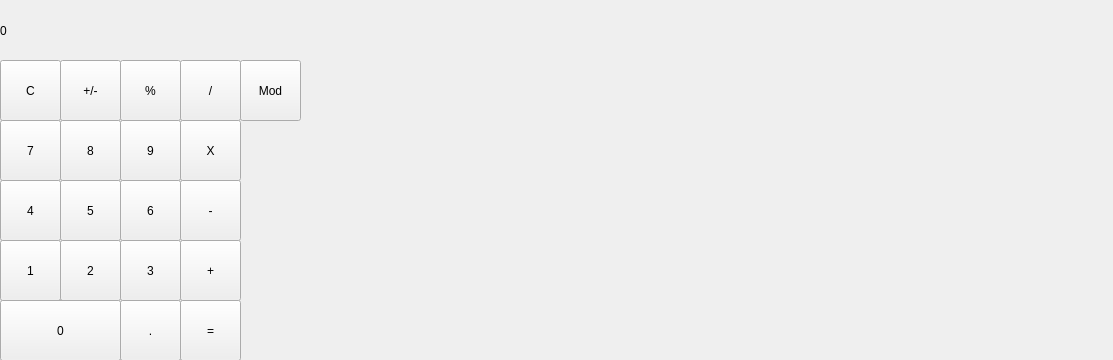
<?xml version="1.0" encoding="UTF-8"?>
<ui version="4.0">
 <class>MainWindow</class>
 <widget class="QMainWindow" name="MainWindow">
  <property name="geometry">
   <rect>
    <x>0</x>
    <y>0</y>
    <width>1113</width>
    <height>360</height>
   </rect>
  </property>
  <property name="windowTitle">
   <string>MainWindow</string>
  </property>
  <widget class="QWidget" name="centralWidget">
   <widget class="QLabel" name="label">
    <property name="geometry">
     <rect>
      <x>0</x>
      <y>0</y>
      <width>1111</width>
      <height>61</height>
     </rect>
    </property>
    <property name="text">
     <string>0</string>
    </property>
   </widget>
   <widget class="QPushButton" name="pushButton_Clear">
    <property name="geometry">
     <rect>
      <x>0</x>
      <y>60</y>
      <width>61</width>
      <height>61</height>
     </rect>
    </property>
    <property name="text">
     <string>C</string>
    </property>
   </widget>
   <widget class="QPushButton" name="pushButton_PosNeg">
    <property name="geometry">
     <rect>
      <x>60</x>
      <y>60</y>
      <width>61</width>
      <height>61</height>
     </rect>
    </property>
    <property name="text">
     <string>+/-</string>
    </property>
   </widget>
   <widget class="QPushButton" name="pushButton_Percent">
    <property name="geometry">
     <rect>
      <x>120</x>
      <y>60</y>
      <width>61</width>
      <height>61</height>
     </rect>
    </property>
    <property name="text">
     <string>%</string>
    </property>
   </widget>
   <widget class="QPushButton" name="pushButton_Divide">
    <property name="geometry">
     <rect>
      <x>180</x>
      <y>60</y>
      <width>61</width>
      <height>61</height>
     </rect>
    </property>
    <property name="text">
     <string>/</string>
    </property>
   </widget>
   <widget class="QPushButton" name="pushButton_Multiply">
    <property name="geometry">
     <rect>
      <x>180</x>
      <y>120</y>
      <width>61</width>
      <height>61</height>
     </rect>
    </property>
    <property name="text">
     <string>X</string>
    </property>
   </widget>
   <widget class="QPushButton" name="pushButton_7">
    <property name="geometry">
     <rect>
      <x>0</x>
      <y>120</y>
      <width>61</width>
      <height>61</height>
     </rect>
    </property>
    <property name="text">
     <string>7</string>
    </property>
   </widget>
   <widget class="QPushButton" name="pushButton_9">
    <property name="geometry">
     <rect>
      <x>120</x>
      <y>120</y>
      <width>61</width>
      <height>61</height>
     </rect>
    </property>
    <property name="text">
     <string>9</string>
    </property>
   </widget>
   <widget class="QPushButton" name="pushButton_8">
    <property name="geometry">
     <rect>
      <x>60</x>
      <y>120</y>
      <width>61</width>
      <height>61</height>
     </rect>
    </property>
    <property name="text">
     <string>8</string>
    </property>
   </widget>
   <widget class="QPushButton" name="pushButton_Subtract">
    <property name="geometry">
     <rect>
      <x>180</x>
      <y>180</y>
      <width>61</width>
      <height>61</height>
     </rect>
    </property>
    <property name="text">
     <string>-</string>
    </property>
   </widget>
   <widget class="QPushButton" name="pushButton_4">
    <property name="geometry">
     <rect>
      <x>0</x>
      <y>180</y>
      <width>61</width>
      <height>61</height>
     </rect>
    </property>
    <property name="text">
     <string>4</string>
    </property>
   </widget>
   <widget class="QPushButton" name="pushButton_6">
    <property name="geometry">
     <rect>
      <x>120</x>
      <y>180</y>
      <width>61</width>
      <height>61</height>
     </rect>
    </property>
    <property name="text">
     <string>6</string>
    </property>
   </widget>
   <widget class="QPushButton" name="pushButton_5">
    <property name="geometry">
     <rect>
      <x>60</x>
      <y>180</y>
      <width>61</width>
      <height>61</height>
     </rect>
    </property>
    <property name="text">
     <string>5</string>
    </property>
   </widget>
   <widget class="QPushButton" name="pushButton_Add">
    <property name="geometry">
     <rect>
      <x>180</x>
      <y>240</y>
      <width>61</width>
      <height>61</height>
     </rect>
    </property>
    <property name="text">
     <string>+</string>
    </property>
   </widget>
   <widget class="QPushButton" name="pushButton_1">
    <property name="geometry">
     <rect>
      <x>0</x>
      <y>240</y>
      <width>61</width>
      <height>61</height>
     </rect>
    </property>
    <property name="text">
     <string>1</string>
    </property>
   </widget>
   <widget class="QPushButton" name="pushButton_3">
    <property name="geometry">
     <rect>
      <x>120</x>
      <y>240</y>
      <width>61</width>
      <height>61</height>
     </rect>
    </property>
    <property name="text">
     <string>3</string>
    </property>
   </widget>
   <widget class="QPushButton" name="pushButton_2">
    <property name="geometry">
     <rect>
      <x>60</x>
      <y>240</y>
      <width>61</width>
      <height>61</height>
     </rect>
    </property>
    <property name="text">
     <string>2</string>
    </property>
   </widget>
   <widget class="QPushButton" name="pushButton_0">
    <property name="geometry">
     <rect>
      <x>0</x>
      <y>300</y>
      <width>121</width>
      <height>61</height>
     </rect>
    </property>
    <property name="text">
     <string>0</string>
    </property>
   </widget>
   <widget class="QPushButton" name="pushButton_Decimal">
    <property name="geometry">
     <rect>
      <x>120</x>
      <y>300</y>
      <width>61</width>
      <height>61</height>
     </rect>
    </property>
    <property name="text">
     <string>.</string>
    </property>
   </widget>
   <widget class="QPushButton" name="pushButton_Equals">
    <property name="geometry">
     <rect>
      <x>180</x>
      <y>300</y>
      <width>61</width>
      <height>61</height>
     </rect>
    </property>
    <property name="text">
     <string>=</string>
    </property>
   </widget>
   <widget class="QPushButton" name="pushButton_Mod">
    <property name="geometry">
     <rect>
      <x>240</x>
      <y>60</y>
      <width>61</width>
      <height>61</height>
     </rect>
    </property>
    <property name="text">
     <string>Mod</string>
    </property>
   </widget>
  </widget>
 </widget>
 <layoutdefault spacing="6" margin="11"/>
 <resources/>
 <connections/>
</ui>
